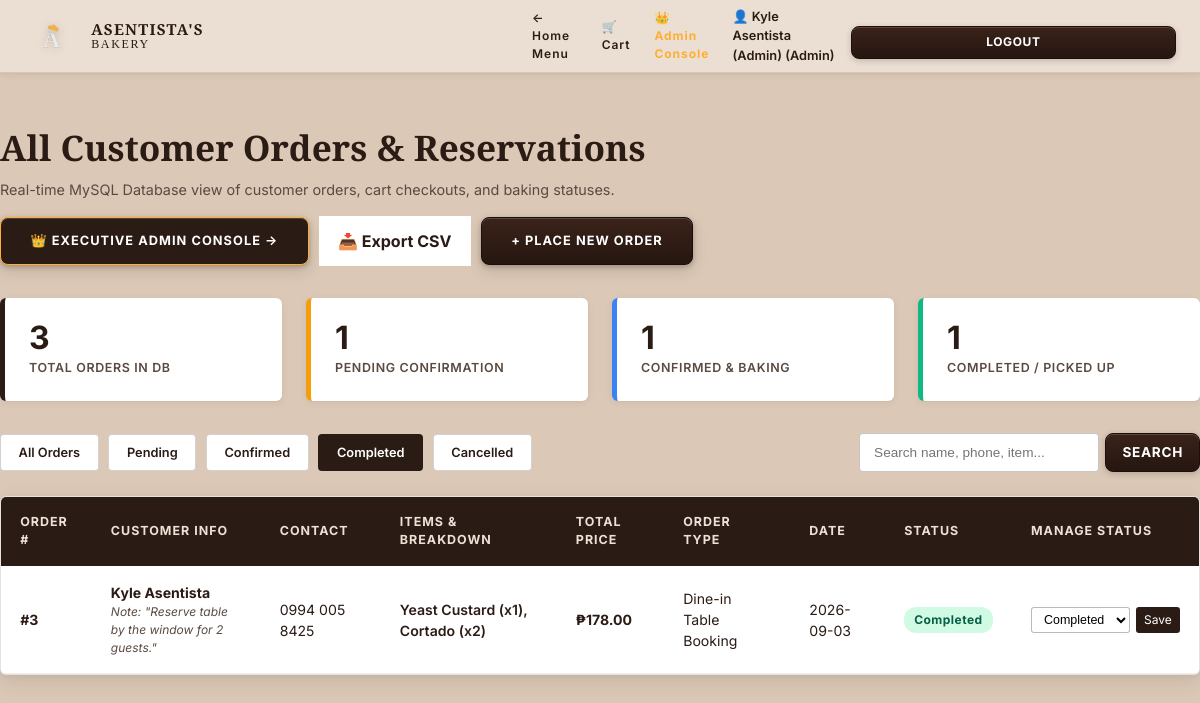
Page /User/dashboard.php?status=Completed (signed in) on the committed database.
### tables this page shows
CREATE TABLE `users` (
  `id` INT AUTO_INCREMENT PRIMARY KEY,
  `name` VARCHAR(100) NOT NULL,
  `email` VARCHAR(150) NOT NULL UNIQUE,
  `phone` VARCHAR(30) DEFAULT NULL,
  `password` VARCHAR(255) NOT NULL,
  `role` ENUM('admin', 'customer') DEFAULT 'customer',
  `created_at` TIMESTAMP DEFAULT CURRENT_TIMESTAMP,
  `updated_at` TIMESTAMP DEFAULT CURRENT_TIMESTAMP ON UPDATE CURRENT_TIMESTAMP
);

CREATE TABLE `orders` (
  `id` INT AUTO_INCREMENT PRIMARY KEY,
  `user_id` INT DEFAULT NULL,
  `customer_name` VARCHAR(100) NOT NULL,
  `customer_phone` VARCHAR(30) NOT NULL,
  `item_name` VARCHAR(255) NOT NULL,
  `item_price` DECIMAL(10,2) NOT NULL DEFAULT 0.00,
  `quantity` INT NOT NULL DEFAULT 1,
  `order_type` VARCHAR(50) NOT NULL DEFAULT 'In-Store Pickup',  
  `reservation_date` DATE NOT NULL,
  `special_notes` TEXT DEFAULT NULL,
  `status` ENUM('Pending', 'Confirmed', 'Completed', 'Cancelled') NOT NULL DEFAULT 'Pending',
  `created_at` TIMESTAMP DEFAULT CURRENT_TIMESTAMP,
  `updated_at` TIMESTAMP DEFAULT CURRENT_TIMESTAMP ON UPDATE CURRENT_TIMESTAMP,
  CONSTRAINT `fk_orders_user` FOREIGN KEY (`user_id`) REFERENCES `users` (`id`) ON DELETE SET NULL ON UPDATE CASCADE
);

### database/function.php (called while the page is built, shortened)
<?php
require_once __DIR__ . '/validation.php';
function validateUserSession(?PDO $pdo = null) {
    $userId = (int)$_SESSION['user_id'];
    if (!$pdo) {
        global $pdo;
    }
    if ($pdo) {
        try {
            $stmt = $pdo->prepare("SELECT id, name, email, phone, role, created_at FROM `users` WHERE id = :id LIMIT 1");
            $stmt->bindValue(':id', $userId, PDO::PARAM_INT);
            $stmt->execute();
            $user = $stmt->fetch();
            return $user;
        } catch (Exception $e) {
            error_log("Session DB Verification Error: " . $e->getMessage());
        }
    }
    return [
        'id'    => $_SESSION['user_id'],
        'name'  => $_SESSION['user_name'] ?? 'Guest',
        'email' => $_SESSION['user_email'] ?? '',
        'phone' => $_SESSION['user_phone'] ?? '',
        'role'  => $_SESSION['user_role'] ?? 'customer'
    ];
}
function isAdmin(?PDO $pdo = null) {
    $user = validateUserSession($pdo);
    return !empty($user) && isset($user['role']) && $user['role'] === 'admin';
}
function getCurrentUser(?PDO $pdo = null) {
    return validateUserSession($pdo);
}
function searchOrders(PDO $pdo, $keyword = '', $statusFilter = null, $userId = null) {
    $sql = "SELECT * FROM `orders` WHERE 1=1";
    $params = [];
    if (!empty($statusFilter)) {
        $sql .= " AND status = :status";
        $params[':status'] = $statusFilter;
    }
    $sql .= " ORDER BY created_at DESC";
    $stmt = $pdo->prepare($sql);
    foreach ($params as $k => $v) {
        if ($k === ':uid') {
            $stmt->bindValue($k, $v, PDO::PARAM_INT);
        } else {
            $stmt->bindValue($k, $v, PDO::PARAM_STR);
        }
    }
    $stmt->execute();
    return $stmt->fetchAll();
}
function getAllOrders(PDO $pdo, $statusFilter = null) {
    return searchOrders($pdo, '', $statusFilter, null);
}

### database/validation.php (called while the page is built, shortened)
<?php
function sanitize_input($data) {
    $data = trim($data);
    $data = stripslashes($data);
    $data = htmlspecialchars($data, ENT_QUOTES, 'UTF-8');
    return $data;
}

### User/dashboard.php (the view, shortened to what this page needs)
<?php
require_once __DIR__ . '/../database/function.php';
$user = getCurrentUser();
$filterStatus = isset($_GET['status']) && !empty($_GET['status']) ? sanitize_input($_GET['status']) : null;
$searchKeyword = isset($_GET['q']) ? sanitize_input($_GET['q']) : '';
if ($user['role'] === 'customer') {
    $orders = searchOrders($pdo, $searchKeyword, $filterStatus, $user['id']);
    $pageTitle = "My Bakery Orders";
} else {
    $orders = searchOrders($pdo, $searchKeyword, $filterStatus, null);
    $pageTitle = "All Customer Orders & Reservations";
}
$allOrders = getAllOrders($pdo);
$totalCount = count($allOrders);
$pendingCount = count(array_filter($allOrders, fn($o) => $o['status'] === 'Pending'));
$confirmedCount = count(array_filter($allOrders, fn($o) => $o['status'] === 'Confirmed'));
$completedCount = count(array_filter($allOrders, fn($o) => $o['status'] === 'Completed'));
?>
<!DOCTYPE html>
<html lang="en">
<head>
    <link rel="stylesheet" href="../style.css">
</head>
<body class="<?php echo isAdmin($pdo) ? 'admin-logged-in' : ''; ?>">
    <nav class="site-nav">
        <div class="container nav-container">
            <a href="../index.php" class="brand-logo-wrap">
                <div class="brand-svg-logo">
                    <img src="../assets/ASENTISTA FINAL.png" alt="Asentista's Bakery Logo" class="brand-logo-img">
                </div>
                <div class="brand-text-block">
                    <span class="brand-title">ASENTISTA'S</span>
                    <span class="brand-subtitle">BAKERY</span>
                </div>
            </a>
            <div style="display: flex; align-items: center; gap: 1rem;">
                <a href="../index.php" class="nav-link">← Home Menu</a>
                <a href="../Cart/cart.php" class="nav-link">🛒 Cart</a>
                <?php if (isAdmin($pdo)): ?>
                    <a href="../Admin/admin.php" class="nav-link" style="color: var(--color-yellow); font-weight: 700; display: inline-flex; align-items: center; gap: 4px;" title="Return to Executive Operations Center">👑 Admin Console</a>
                <?php endif; ?>
                <?php if ($user): ?>
                    <span style="font-size: 0.8rem; font-weight: 600;">👤 <?php echo htmlspecialchars($user['name']); ?> (<?php echo ucfirst($user['role']); ?>)</span>
                    <a href="../Login/logout.php" class="btn-submit-modal" style="padding: 0.4rem 0.8rem; font-size: 0.75rem; text-decoration: none;">Logout</a>
                <?php else: ?>
                    <a href="../Login/auth.php" class="btn-submit-modal" style="padding: 0.4rem 0.8rem; font-size: 0.75rem; text-decoration: none;">Login / Register</a>
                <?php endif; ?>
            </div>
        </div>
    </nav>
    <div class="container dashboard-container">
        <div class="dashboard-header">
            <div>
                <h1 style="font-family: var(--font-serif); font-size: 2.2rem; color: var(--color-brown-deep); margin-bottom: 0.3rem;">
                    <?php echo $pageTitle; ?>
                </h1>
                <p style="color: var(--color-text-muted); font-size: 0.9rem;">
                    Real-time MySQL Database view of customer orders, cart checkouts, and baking statuses.
                </p>
            </div>
            <div style="display: flex; gap: 10px; align-items: center; flex-wrap: wrap;">
                <?php if (isAdmin($pdo)): ?>
                    <a href="../Admin/admin.php" class="btn-book-now" style="background: var(--color-brown-deep); border: 1px solid var(--color-yellow); color: var(--color-yellow); text-decoration: none;" title="Open Executive Operations Center">
                        👑 Executive Admin Console →
                    </a>
                <?php endif; ?>
                <a href="dashboard.php?export=csv<?php echo $filterStatus ? '&status=' . urlencode($filterStatus) : ''; ?><?php echo $searchKeyword ? '&q=' . urlencode($searchKeyword) : ''; ?>" class="btn-clear-cart" style="padding: 0.8rem 1.2rem; font-weight: 700; background: var(--color-white); border-color: var(--color-brown-deep); text-decoration: none;">
                    📥 Export CSV
                </a>
                <a href="../index.php#bread-menu" class="btn-book-now" style="text-decoration: none;">
                    + Place New Order
                </a>
            </div>
        </div>
        <div class="stats-grid">
            <div class="stat-card">
                <div class="stat-value"><?php echo $totalCount; ?></div>
                <div class="stat-label">Total Orders in DB</div>
            </div>
            <div class="stat-card pending">
                <div class="stat-value"><?php echo $pendingCount; ?></div>
                <div class="stat-label">Pending Confirmation</div>
            </div>
            <div class="stat-card confirmed">
                <div class="stat-value"><?php echo $confirmedCount; ?></div>
                <div class="stat-label">Confirmed & Baking</div>
            </div>
            <div class="stat-card completed">
                <div class="stat-value"><?php echo $completedCount; ?></div>
                <div class="stat-label">Completed / Picked Up</div>
            </div>
        </div>
        <div class="controls-row">
            <div class="filter-bar">
                <a href="dashboard.php<?php echo $searchKeyword ? '?q=' . urlencode($searchKeyword) : ''; ?>" class="filter-btn <?php echo !$filterStatus ? 'active' : ''; ?>">All Orders</a>
                <a href="dashboard.php?status=Pending<?php echo $searchKeyword ? '&q=' . urlencode($searchKeyword) : ''; ?>" class="filter-btn <?php echo $filterStatus === 'Pending' ? 'active' : ''; ?>">Pending</a>
                <a href="dashboard.php?status=Confirmed<?php echo $searchKeyword ? '&q=' . urlencode($searchKeyword) : ''; ?>" class="filter-btn <?php echo $filterStatus === 'Confirmed' ? 'active' : ''; ?>">Confirmed</a>
                <a href="dashboard.php?status=Completed<?php echo $searchKeyword ? '&q=' . urlencode($searchKeyword) : ''; ?>" class="filter-btn <?php echo $filterStatus === 'Completed' ? 'active' : ''; ?>">Completed</a>
                <a href="dashboard.php?status=Cancelled<?php echo $searchKeyword ? '&q=' . urlencode($searchKeyword) : ''; ?>" class="filter-btn <?php echo $filterStatus === 'Cancelled' ? 'active' : ''; ?>">Cancelled</a>
            </div>
            <form method="GET" action="dashboard.php" class="search-orders-form">
                <input type="text" name="q" class="search-orders-input" placeholder="Search name, phone, item..." value="<?php echo htmlspecialchars($searchKeyword); ?>">
                <button type="submit" class="btn-submit-modal" style="margin-top: 0; padding: 0.5rem 1rem; width: auto;">Search</button>
            </form>
        </div>
        <div class="orders-table-card">
            <?php if (empty($orders)): ?>
                <div style="padding: 3.5rem 2rem; text-align: center; color: var(--color-text-muted);">
                    <h3>No orders found matching your search.</h3>
                    <p style="margin-top: 0.5rem;">
                        <a href="dashboard.php" style="color: var(--color-brown-deep); text-decoration: underline;">Clear filters</a> or
                        <a href="../index.php" style="color: var(--color-brown-deep); text-decoration: underline;">Browse bakery menu</a>.
                    </p>
                </div>
            <?php else: ?>
                <table class="orders-table">
                    <thead>
                        <tr>
                            <th>Order #</th>
                            <th>Customer Info</th>
                            <th>Contact</th>
                            <th>Items & Breakdown</th>
                            <th>Total Price</th>
                            <th>Order Type</th>
                            <th>Date</th>
                            <th>Status</th>
                            <th>Manage Status</th>
                        </tr>
                    </thead>
                    <tbody>
                        <?php foreach ($orders as $row): ?>
                            <tr>
                                <td><strong>#<?php echo htmlspecialchars($row['id']); ?></strong></td>
                                <td>
                                    <strong><?php echo htmlspecialchars($row['customer_name']); ?></strong>
                                    <?php if (!empty($row['special_notes'])): ?>
                                        <div style="font-size: 0.75rem; color: var(--color-text-muted); font-style: italic; max-width: 220px;">
                                            Note: "<?php echo htmlspecialchars($row['special_notes']); ?>"
                                        </div>
                                    <?php endif; ?>
                                </td>
                                <td><?php echo htmlspecialchars($row['customer_phone']); ?></td>
                                <td>
                                    <span style="font-weight: 600;"><?php echo htmlspecialchars($row['item_name']); ?></span>
                                </td>
                                <td style="font-weight: 700; color: var(--color-brown-deep);">
                                    ₱<?php echo number_format($row['item_price'], 2); ?>
                                </td>
                                <td><?php echo htmlspecialchars($row['order_type']); ?></td>
                                <td><?php echo htmlspecialchars($row['reservation_date']); ?></td>
                                <td>
                                    <span class="status-badge status-<?php echo htmlspecialchars($row['status']); ?>">
                                        <?php echo htmlspecialchars($row['status']); ?>
                                    </span>
                                </td>
                                <td>
                                    <?php if (isAdmin()): ?>
                                        <form method="POST" action="dashboard.php" class="action-select-form">
                                            <select name="new_status" class="status-select">
                                                <option value="Completed" <?php echo $row['status'] === 'Completed' ? 'selected' : ''; ?>>Completed</option>
                                            </select>
                                            <button type="submit" class="btn-status-update">Save</button>
                                        </form>
                                    <?php else: ?>
                                        <span style="font-size: 0.8rem; color: var(--color-text-muted); font-style: italic;">
                                            Customer Order
                                        </span>
                                    <?php endif; ?>
                                </td>
                            </tr>
                        <?php endforeach; ?>
                    </tbody>
                </table>
            <?php endif; ?>
        </div>
    </div>
</body>
</html>

### rows in the picture
users: name "Kyle Asentista (Admin)", role "Admin", role "All Customer Orders & Reservations"
orders: id "3", customer_name "Kyle Asentista", special_notes "Reserve table by the window for 2 guests.", customer_phone "0994 005 8425", item_name "Yeast Custard (x1), Cortado (x2)", item_price "178.00", order_type "Dine-in Table Booking", reservation_date "2026-09-03", status "Completed", new_status "Completed"

### other values in the picture
$totalCount "3"
$pendingCount "1"
$confirmedCount "1"
$completedCount "1"
